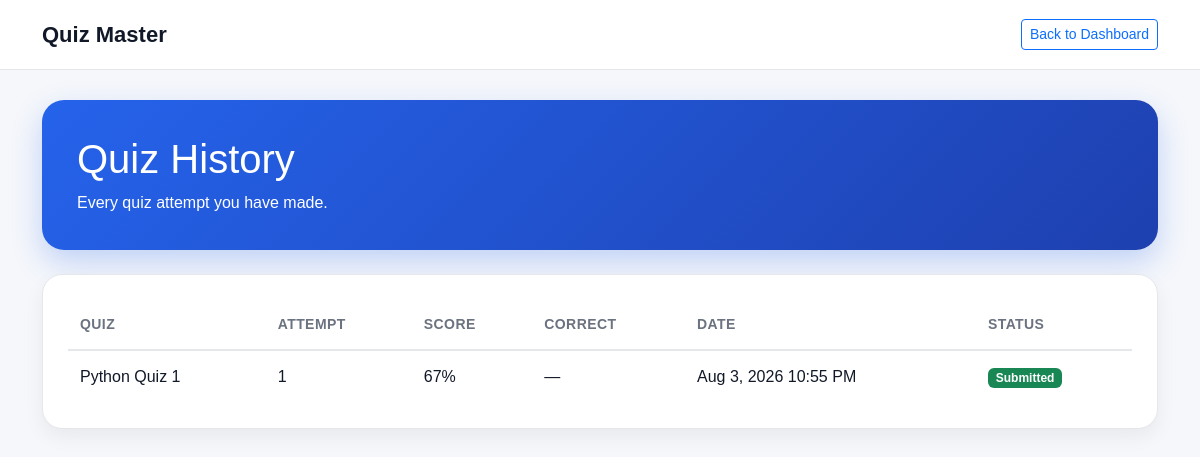
Page /student/quiz_history.php (signed in) on the committed database.
### tables this page shows
CREATE TABLE quiz_attempts (
    attempt_id INT AUTO_INCREMENT PRIMARY KEY,
    quiz_id INT NOT NULL,
    student_id INT NOT NULL,
    attempt_number INT NOT NULL,
    score INT DEFAULT 0,
    correct_answers INT NULL,
    total_questions INT NULL,
    status VARCHAR(30) DEFAULT 'Submitted',
    submitted_at TIMESTAMP DEFAULT CURRENT_TIMESTAMP,

    FOREIGN KEY (quiz_id) REFERENCES quizzes(quiz_id),
    FOREIGN KEY (student_id) REFERENCES users(user_id)
);

CREATE TABLE quizzes (
    quiz_id INT AUTO_INCREMENT PRIMARY KEY,
    title VARCHAR(150) NOT NULL,
    class_name VARCHAR(100),
    html_file_path VARCHAR(255),
    total_points INT,
    attempts_allowed INT DEFAULT 1,
    resubmission_allowed BOOLEAN DEFAULT FALSE,
    due_date DATETIME NULL,
    is_active TINYINT(1) DEFAULT 1,
    created_by INT,
    created_at TIMESTAMP DEFAULT CURRENT_TIMESTAMP,
    FOREIGN KEY (created_by) REFERENCES users(user_id)
);

### includes/auth.php (called while the page is built, shortened)
<?php
function current_user_id(): ?int
{
    return isset($_SESSION['user_id']) ? (int) $_SESSION['user_id'] : null;
}

### includes/functions.php (called while the page is built, shortened)
<?php
function get_attempts_for_student(PDO $pdo, int $studentId, ?int $quizId = null): array
{
    if ($quizId !== null) {
        $stmt = $pdo->prepare(
            'SELECT a.*, q.title AS quiz_title
             FROM quiz_attempts a
             JOIN quizzes q ON q.quiz_id = a.quiz_id
             WHERE a.student_id = :student_id AND a.quiz_id = :quiz_id
             ORDER BY a.attempt_number ASC'
        );
        $stmt->execute(['student_id' => $studentId, 'quiz_id' => $quizId]);
    } else {
        $stmt = $pdo->prepare(
            'SELECT a.*, q.title AS quiz_title
             FROM quiz_attempts a
             JOIN quizzes q ON q.quiz_id = a.quiz_id
             WHERE a.student_id = :student_id
             ORDER BY a.submitted_at ASC'
        );
        $stmt->execute(['student_id' => $studentId]);
    }
    return $stmt->fetchAll();
}

### student/quiz_history.php (the view, shortened to what this page needs)
<?php
require_once __DIR__ . '/../includes/auth.php';
require_once __DIR__ . '/../includes/db.php';
require_once __DIR__ . '/../includes/functions.php';
$studentId = current_user_id();
$attempts  = get_attempts_for_student($pdo, $studentId);
?>
<!DOCTYPE html>
<html lang="en">
<head>
    <link href="https://cdn.jsdelivr.net/npm/bootstrap@5.3.3/dist/css/bootstrap.min.css" rel="stylesheet">
    <link rel="stylesheet" href="../assets/css/quizmaster.css?v=1">
</head>
<body>
<div class="topbar">
    <div class="container d-flex justify-content-between align-items-center">
        <div class="brand">Quiz Master</div>
        <a href="index.php" class="btn btn-outline-primary btn-sm">Back to Dashboard</a>
    </div>
</div>
<div class="container">
    <div class="hero">
        <h1>Quiz History</h1>
        <p class="mb-0">Every quiz attempt you have made.</p>
    </div>
    <div class="card-box mt-4 mb-5">
        <table class="data-table">
            <thead>
                <tr>
                    <th>Quiz</th>
                    <th>Attempt</th>
                    <th>Score</th>
                    <th>Correct</th>
                    <th>Date</th>
                    <th>Status</th>
                </tr>
            </thead>
            <tbody>
                <?php if (count($attempts) === 0): ?>
                    <tr>
                        <td colspan="6" class="text-muted">No quiz attempts yet.</td>
                    </tr>
                <?php else: ?>
                    <?php foreach ($attempts as $attempt): ?>
                        <?php
                            $corr = $attempt['correct_answers'] ?? null;
                            $tot  = $attempt['total_questions'] ?? null;
                        ?>
                        <tr>
                            <td><?= htmlspecialchars($attempt['quiz_title']) ?></td>
                            <td><?= (int) $attempt['attempt_number'] ?></td>
                            <td><?= (int) $attempt['score'] ?>%</td>
                            <td>
                                <?= !empty($tot)
                                    ? (int) $corr . '/' . (int) $tot
                                    : '&mdash;' ?>
                            </td>
                            <td><?= htmlspecialchars(date('M j, Y g:i A', strtotime($attempt['submitted_at']))) ?></td>
                            <td><span class="badge bg-success"><?= htmlspecialchars($attempt['status']) ?></span></td>
                        </tr>
                    <?php endforeach; ?>
                <?php endif; ?>
            </tbody>
        </table>
    </div>
</div>
</body>
</html>

### assets/css/quizmaster.css (style rules this page uses)
body { background: #f5f7fb; font-family: Arial, sans-serif; color: #111827; }
.topbar { background: #ffffff; border-bottom: 1px solid #e5e7eb; padding: 18px 0; }
.brand { font-size: 22px; font-weight: 800; }
.topbar a { text-decoration: none; }
.hero { background: linear-gradient(135deg, #2563eb, #1e40af); color: white; border-radius: 22px; padding: 35px; margin-top: 30px; box-shadow: 0 12px 30px rgba(37, 99, 235, 0.25); }
.card-box { background: white; border-radius: 20px; border: 1px solid #e5e7eb; box-shadow: 0 8px 20px rgba(0, 0, 0, 0.06); padding: 25px; }
.data-table { width: 100%; margin-bottom: 0; }
.data-table thead th { border-bottom: 2px solid #e5e7eb; color: #6b7280; font-weight: 700; font-size: 14px; text-transform: uppercase; letter-spacing: 0.03em; }
.data-table td, .data-table th { padding: 14px 12px; vertical-align: middle; }

### rows in the picture
quiz_attempts: quiz.title "Python Quiz 1", attempt_number "1", score "67", submitted_at "Aug 3, 2026 10:55 PM", status "Submitted"
